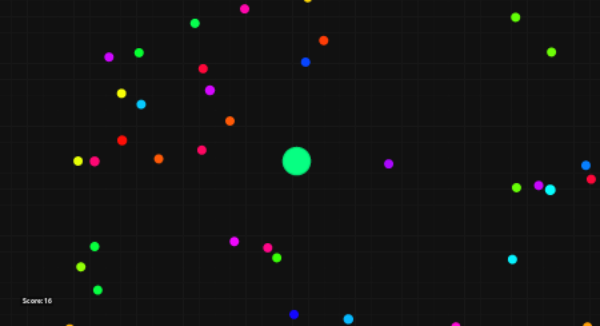
#> input picture Screenshots/screenshot_600x400_2019-04-06 20-04-42.png, 600 x 326 px
$ python circleTest.py
#> lines starting #> are read from the running program, lines starting #| are printed output that depends on the picture; after the words box and inside, x2 and y2 are one past the last pixel; in counts of white or black regions, pixels touching at a corner belong together
import cv2
import numpy as np
from time import time
import os

os.system('clear')

img = cv2.imread('Screenshots/screenshot_600x400_2019-04-06 20-04-42.png', 0)
#> img: shape (326, 600); min 11, max 224, mean 19.4
img = cv2.medianBlur(img, 5)
cimg = cv2.cvtColor(img, cv2.COLOR_GRAY2BGR)

circles = cv2.HoughCircles(img, cv2.HOUGH_GRADIENT, 1, 20, param1=30, param2=40, minRadius=0, maxRadius=0)
#> circles = [[296.5, 160.5, 14.6]]
circles = np.uint16(np.around(circles))
#> circles = [[296, 160, 15]]

for i in circles[0, :]:
    # draw the outer circle
    cv2.circle(cimg, (i[0], i[1]), i[2], (0, 255, 0), 2)
    # draw the center of the circle
    cv2.circle(cimg, (i[0], i[1]), 2, (0, 0, 255), 3)
#> this loop made 1 pass
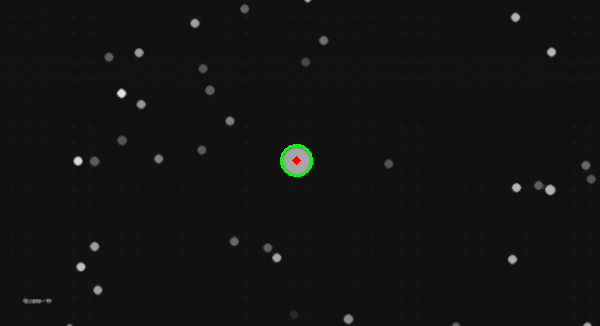
#> cimg: shape (326, 600, 3); mean B, G, R 18.8, 19.1, 18.8


# =============== RYANS CODE ===================

circles = circles[0]
usIndex = 0
minDistance = 10000000
for i in range(len(circles)):
    if circles[i][2] > 6:
        print(circles[i][2])
        if abs(circles[i][0] - 2 * circles[i][1]) < minDistance:
            minDistance = abs(circles[i][0] - 2 * circles[i][1])
            usIndex = i
#> this loop made 1 pass
#> (minDistance, usIndex) on pass 1: (24, 0)
#| 15
#> after the loop, minDistance = 24; usIndex = 0

print('Us: {}'.format(circles[usIndex]))
#| Us: [296 160  15]
cv2.circle(cimg, (circles[usIndex][0], circles[usIndex][1]), circles[usIndex][2], (255, 0, 0), 2)
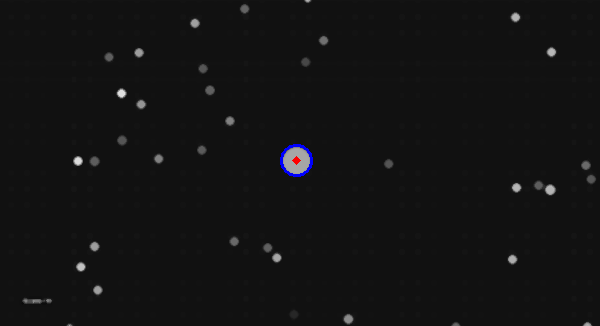
#> cimg: shape (326, 600, 3); 0.14% of pixels changed, all inside (x1, y1, x2, y2) = (280, 144, 313, 177)

# ================================================

cv2.imshow('detected circles', cimg)
cv2.waitKey(0)
cv2.destroyAllWindows()

$ run again, with Screenshots/screenshot_600x400_2019-04-06 20-04-38.png copied over Screenshots/screenshot_600x400_2019-04-06 20-04-42.png
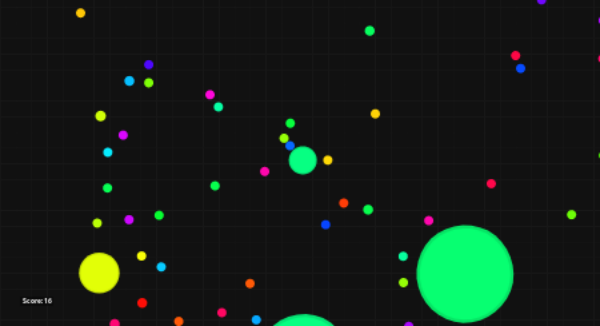
#> input picture Screenshots/screenshot_600x400_2019-04-06 20-04-38.png, 600 x 326 px
#> `circles = cv2.HoughCircles(img, cv2.HOUGH_GRADIENT, 1, 20, param1=30, ..`: circles = [[465.5, 273.5, 48.6], [99.5, 272.5, 20.8], [302.5, 160.5, 13.4]]
#> `circles = np.uint16(np.around(circles))`: circles = [[466, 274, 49], [100, 272, 21], [302, 160, 13]]
#> the loop `for i in circles[0, :]:` made 3 passes
#> after the loop `for i in circles[0, :]:`:
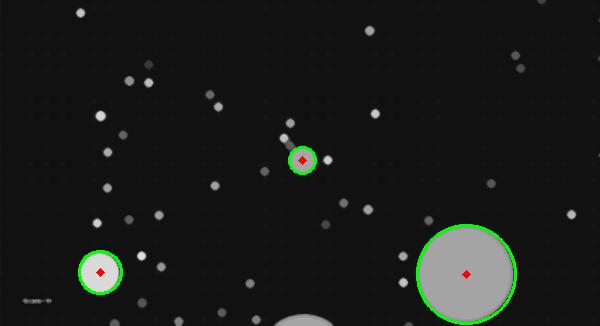
#> cimg: shape (326, 600, 3); mean B, G, R 25.6, 27.6, 25.8
#> the loop `for i in range(len(circles)):` made 3 passes
#> (minDistance, usIndex) on passes 1, 3: (82, 0), (18, 2)
#> (printed output is left out)
#> after the loop `for i in range(len(circles)):`: minDistance = 18; usIndex = 2
#| Us: [302 160  13]
#> `cv2.circle(cimg, (circles[usIndex][0], circles[usIndex][1]), circles[u..`:
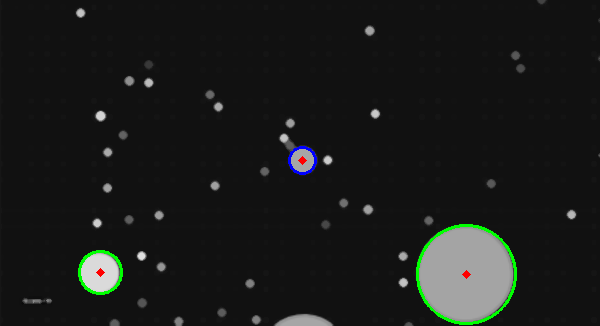
#> cimg: shape (326, 600, 3); 0.12% of pixels changed, all inside (x1, y1, x2, y2) = (288, 146, 317, 175)

$ run again, with Screenshots/screenshot_600x400_2019-04-06 20-04-39.png copied over Screenshots/screenshot_600x400_2019-04-06 20-04-42.png
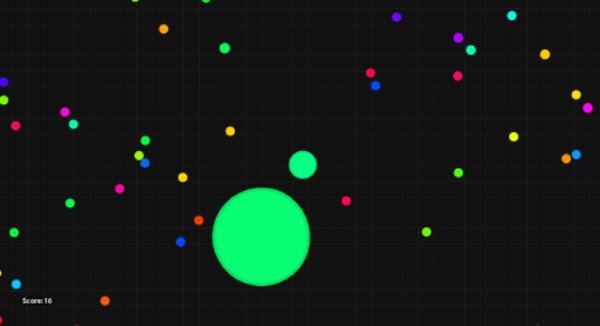
#> input picture Screenshots/screenshot_600x400_2019-04-06 20-04-39.png, 600 x 326 px
#> `circles = cv2.HoughCircles(img, cv2.HOUGH_GRADIENT, 1, 20, param1=30, ..`: circles = [[261.5, 236.5, 48.7], [302.5, 163.5, 13.6]]
#> `circles = np.uint16(np.around(circles))`: circles = [[262, 236, 49], [302, 164, 14]]
#> the loop `for i in circles[0, :]:` made 2 passes
#> after the loop `for i in circles[0, :]:`:
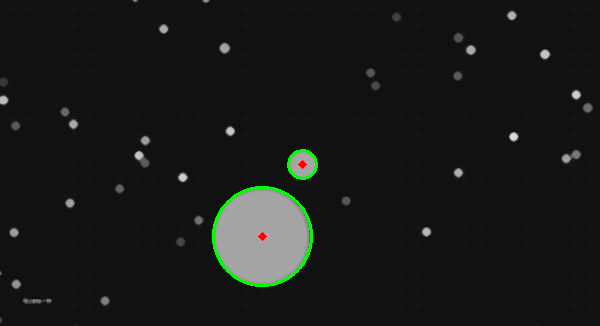
#> cimg: shape (326, 600, 3); mean B, G, R 24, 25.6, 24.1
#> the loop `for i in range(len(circles)):` made 2 passes
#> (minDistance, usIndex) on passes 1 to 2: (210, 0), (26, 1)
#> (printed output is left out)
#> after the loop `for i in range(len(circles)):`: minDistance = 26; usIndex = 1
#| Us: [302 164  14]
#> `cv2.circle(cimg, (circles[usIndex][0], circles[usIndex][1]), circles[u..`:
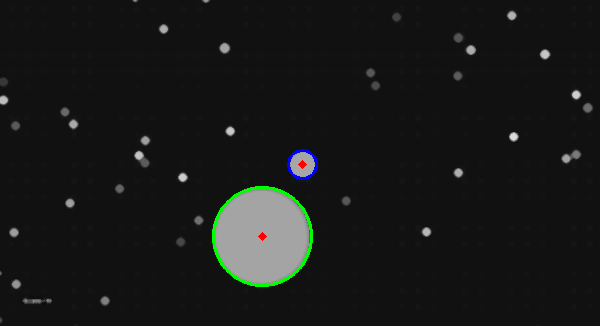
#> cimg: shape (326, 600, 3); 0.13% of pixels changed, all inside (x1, y1, x2, y2) = (287, 149, 318, 180)

$ run again, with Screenshots/screenshot_600x400_2019-04-06 20-04-50.png copied over Screenshots/screenshot_600x400_2019-04-06 20-04-42.png
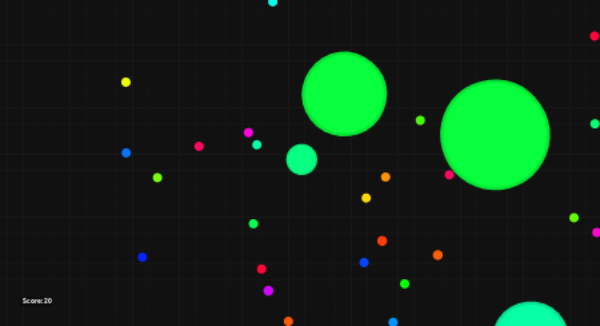
#> input picture Screenshots/screenshot_600x400_2019-04-06 20-04-50.png, 600 x 326 px
#> `circles = cv2.HoughCircles(img, cv2.HOUGH_GRADIENT, 1, 20, param1=30, ..`: circles = [[494.5, 134.5, 54.7], [345.5, 93.5, 40.9], [300.5, 158.5, 15.4]]
#> `circles = np.uint16(np.around(circles))`: circles = [[494, 134, 55], [346, 94, 41], [300, 158, 15]]
#> the loop `for i in circles[0, :]:` made 3 passes
#> after the loop `for i in circles[0, :]:`:
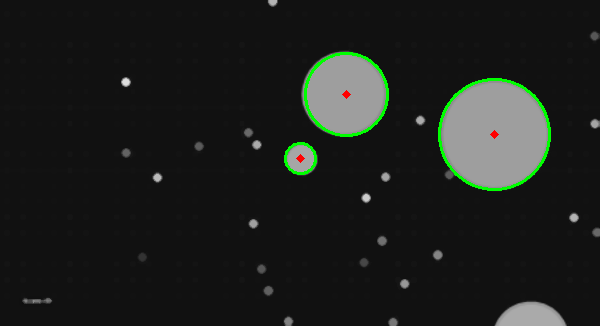
#> cimg: shape (326, 600, 3); mean B, G, R 29.3, 32, 29.4
#> the loop `for i in range(len(circles)):` made 3 passes
#> minDistance on passes 1 to 3: 226, 158, 16
#> (printed output is left out)
#> after the loop `for i in range(len(circles)):`: minDistance = 16; usIndex = 2
#| Us: [300 158  15]
#> `cv2.circle(cimg, (circles[usIndex][0], circles[usIndex][1]), circles[u..`:
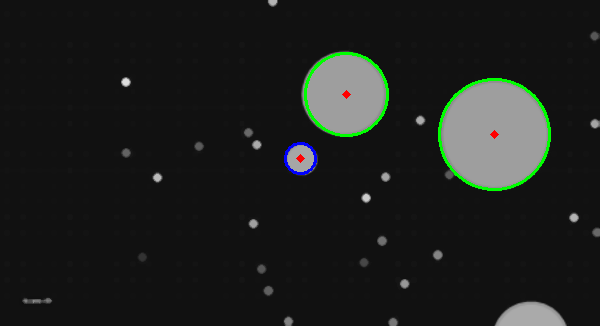
#> cimg: shape (326, 600, 3); 0.14% of pixels changed, all inside (x1, y1, x2, y2) = (284, 142, 317, 175)
